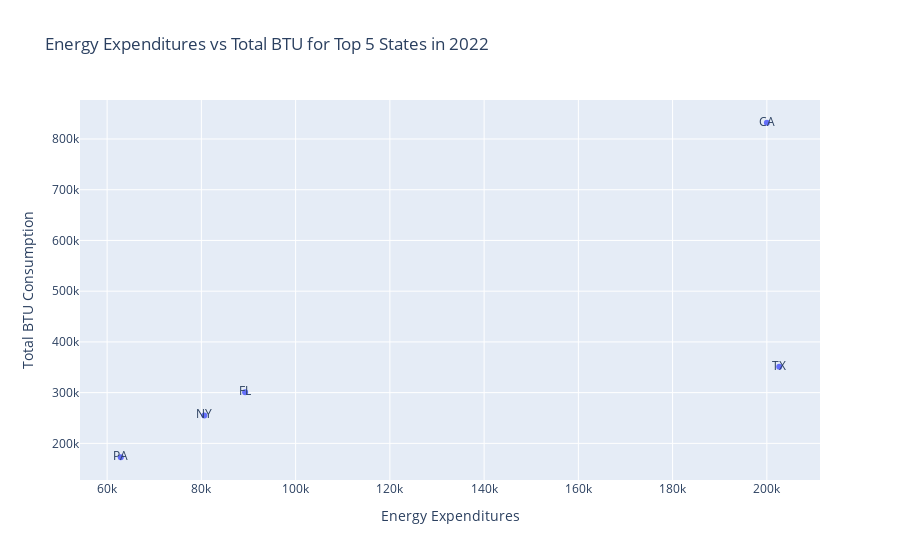

The notebook cell saved with this chart:
### Markdown cell above
#### Now lets look at the relationship between energy expenditure and renewable energy consumption for the top 5 spenders of energy in 2022

### Code cell
data_2022 = merged_all_data[merged_all_data['Year'] == 2022]

# Remove the "US" row from the data
data_no_us_2022 = data_2022[data_2022["State"] != "US"]

# only top 5 states in 2022
top_5_expenditures_2022 = data_no_us_2022.nlargest(5, 'Expenditures')

fig_top5_scatter = px.scatter(top_5_expenditures_2022, 
                              x='Expenditures', 
                              y='Total_BTU', 
                              title="Energy Expenditures vs Total BTU for Top 5 States in 2022", 
                              labels={'Expenditures': 'Energy Expenditures', 'Total_BTU': 'Total BTU Consumption'},
                              text='State')

# Show the scatter plot
fig_top5_scatter.show()

### Figure 1 — Plotly figure (JSON) as saved in the notebook; plotly's stock layout.template omitted (floating-point values rounded to 4 significant figures)
{"data": [{"hovertemplate": "Energy Expenditures=%{x}<br>Total BTU Consumption=%{y}<br>State=%{text}<extra></extra>", "legendgroup": "", "marker": {"color": "#636efa", "symbol": "circle"}, "mode": "markers+text", "name": "", "orientation": "v", "showlegend": false, "text": ["TX", "CA", "FL", "NY", "PA"], "type": "scatter", "x": [202600.0, 200000.0, 89280.0, 80620.0, 62890.0], "xaxis": "x", "y": [351106, 832035, 300693, 255100, 172620], "yaxis": "y"}], "layout": {"legend": {"tracegroupgap": 0}, "title": {"text": "Energy Expenditures vs Total BTU for Top 5 States in 2022"}, "xaxis": {"anchor": "y", "domain": [0, 1], "title": {"text": "Energy Expenditures"}}, "yaxis": {"anchor": "x", "domain": [0, 1], "title": {"text": "Total BTU Consumption"}}}}
